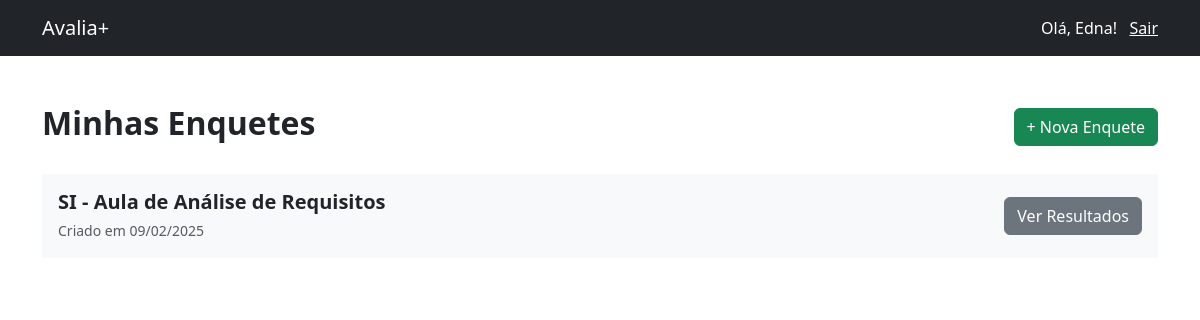
The page /professor/enquetes (signed in) on the database its author committed.
### tables this page shows
CREATE TABLE usuarios (
          id INTEGER PRIMARY KEY AUTOINCREMENT,
          nome TEXT NOT NULL,
          email TEXT NOT NULL UNIQUE,
          senha TEXT NOT NULL,
          perfil TEXT DEFAULT 'aluno',
          criado_em TIMESTAMP DEFAULT CURRENT_TIMESTAMP
        );

CREATE TABLE enquetes (
          id INTEGER PRIMARY KEY AUTOINCREMENT,
          titulo TEXT NOT NULL,
          perguntas TEXT,
          usuario_id INTEGER NOT NULL,
          criado_em TIMESTAMP DEFAULT CURRENT_TIMESTAMP,
          FOREIGN KEY (usuario_id) REFERENCES usuarios(id) ON DELETE CASCADE
        );

### routes.py (the view, shortened to what this page needs)
@login_required
def professor_enquetes():
  if current_user.perfil != 'professor':
    return redirect(url_for('index'))
  if request.method == 'GET':
    enquetes = db.recuperar_enquetes(current_user.id)
    return render_template('professor/enquetes.html', enquetes=enquetes)

### auth.py (called while the page is built)
    @self.login_manager.user_loader
    def load_user(user_id):
      return self.db.recuperar_usuario(user_id)

### database.py (called while the page is built)
  def _connect(self):
    return sqlite3.connect(self.db_name)

  def recuperar_usuario(self, id):
    conn = self._connect()
    cursor = conn.cursor()
    cursor.execute('SELECT id, email, nome, senha, perfil FROM usuarios WHERE id = ?', (id,))
    usuario = cursor.fetchone()
    conn.close()
    if usuario:
      return User(usuario[0], usuario[1], usuario[2], usuario[3], usuario[4])
    else:
      return None

  def recuperar_enquetes(self, usuario_id=None):
    try:
      conn = self._connect()
      cursor = conn.cursor()
      if usuario_id:
        cursor.execute('SELECT * FROM enquetes WHERE usuario_id = ?', (usuario_id,))
      else:
        cursor.execute('SELECT * FROM enquetes')
      enquetes = cursor.fetchall()
      enquetes = [{'id': enquete[0],
                  'titulo': enquete[1],
                  'perguntas': enquete[2],
                  'usuario_id': enquete[3],
                  'criado_em': datetime.strptime(enquete[4], '%Y-%m-%d %H:%M:%S').strftime('%d/%m/%Y')}
                  for enquete in enquetes]
      conn.close()
      return enquetes
    except Exception as e:
      flash('Erro ao buscar enquetes: ' + str(e))
      return []

### templates/professor/enquetes.html (shortened to what this page needs)
{% extends "index.html" %}
{% block content %}
  <div class="container py-5">
    <div class="d-flex w-100 justify-content-between align-items-center">
      <h2><strong>Minhas Enquetes</strong></h2>
      <a href="{{ url_for('professor_nova_enquete') }}" class="btn btn-success">+ Nova Enquete</a>
    </div>
    <div class="mt-4">
      {% for enquete in enquetes %}
        <div class="bg-light p-3 d-flex justify-content-between align-items-center mt-4">
          <div>
            <h5 class="mb-0"><strong>{{ enquete.titulo }}</strong></h5>
            <div class="text-muted pt-1">
              <small>Criado em {{ enquete.criado_em }}</small>
            </div>
          </div>
          <a href="{{ url_for('professor_ver_resultados', enquete_id=enquete.id) }}" class="btn btn-secondary">Ver Resultados</a>
        </div>
      {% endfor %}
    </div>
  </div>
{% endblock %}

### templates/index.html (shortened to what this page needs)
<!doctype html>
<html lang="en">
  <head>
    {% block head %}
      {% block styles %}
        <link rel="stylesheet" type="text/css" href="{{url_for('static', filename='css/bootstrap.min.css')}}">
        <link rel="stylesheet" type="text/css" href="{{url_for('static', filename='css/styles.css')}}">
      {% endblock %}
    {% endblock %}
  </head>
  <body>
    {% if current_user.is_authenticated %}
      <nav class="navbar sticky-top bg-dark ">
        <div class="container">
          <a class="navbar-brand text-white" href="#">Avalia+</a>
          <span class="navbar-text text-white">
            Olá, {{ current_user.nome }}! &nbsp;
            <a href="{{url_for('logout')}}" class="text-white">Sair</a>
          </span>
        </div>
      </nav>
    {% endif %}
    {% block content %}{% endblock %}
  </body>
</html>

### static/css/styles.css (style rules this page uses)
body, html { width: 100%; height: 100%; }

### rows shown on the page
usuarios: nome "Edna"
enquetes: titulo "SI - Aula de Análise de Requisitos", criado_em "09/02/2025"
